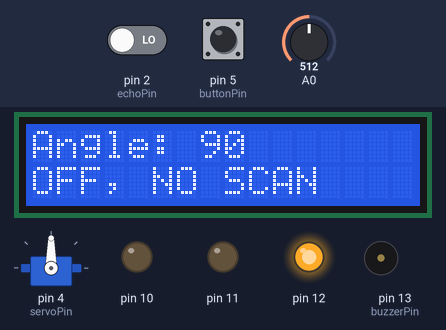
Simulated run of this sketch. Board: Arduino Mega 2560, built with avr-gcc and run on an emulated ATmega2560. Parts: 16×2 character LCD, servo, output pins drawn as LEDs (lit = HIGH), buzzer (waves = sounding, pin HIGH). The inputs (shaded band) are chosen by the test bench; at power-on: pin 5 (buttonPin) HIGH, A0 = 512, pin 2 (echoPin) LOW. The local clock reads 2024-03-15 10:24:30 at power-on unless the sketch sets it; pins used as bus, display or sensor lines are not drawn; what the sketch prints to the serial monitor is not drawn.

Above: at 1.2 s.
1.3 s: pin 5 (buttonPin) pulled LOW for 0.15 s
At 2.4 s:
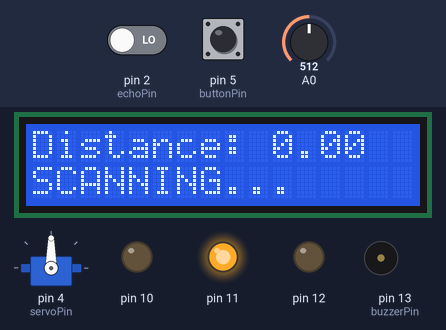
2.9 s: pin 5 (buttonPin) pulled LOW for 1 s
At 3.9 s:
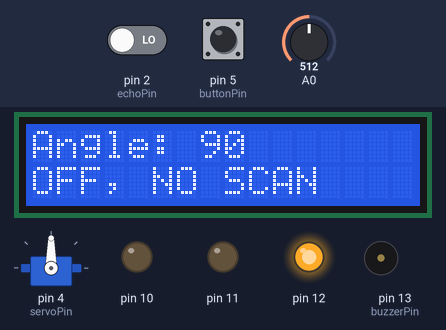
5.4 s: A0 set to 716
At 6.2 s:
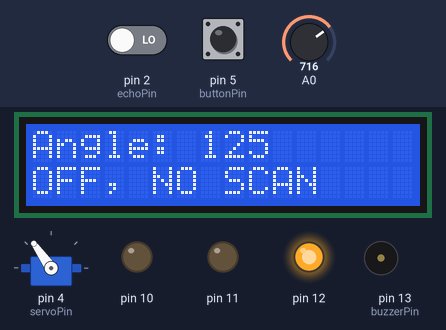
6.9 s: A0 set to 900
At 7.5 s:
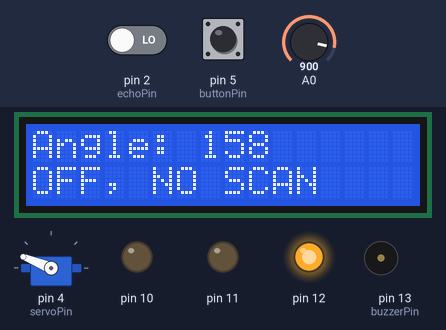
8.4 s: A0 set to 1023
At 9.6 s:
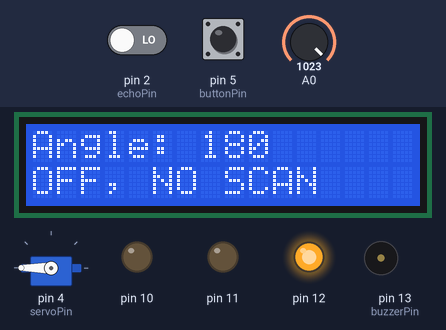
9.9 s: A0 set to 306
At 10.8 s:
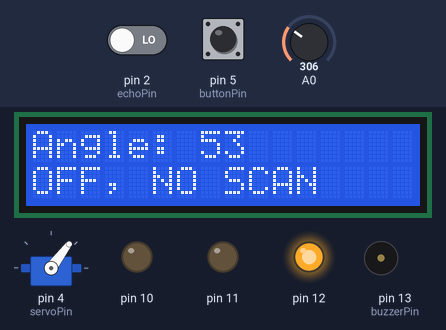
Timing chart, 0 to 12.4 s (numbered marks = the images above; inputs shaded):
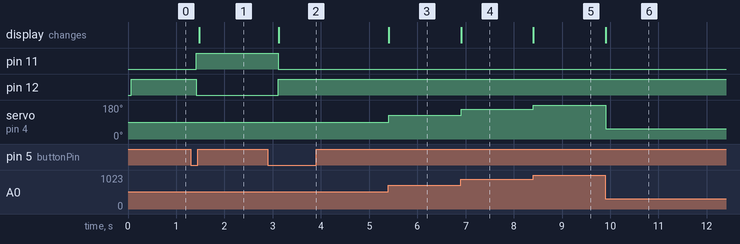

Measured:
- after the input at 1.3 s, pin 11: LOW → HIGH after 0.12 s; pin 12: HIGH → LOW after 0.12 s; the display: changes after 0.18 s (image 1)
- after the input at 2.9 s, pin 11: HIGH → LOW after 0.22 s; pin 12: LOW → HIGH after 0.22 s; the display: changes after 0.22 s (image 2)
- after the input at 5.4 s, servo on pin 4 (servoPin): 90° → 125° at once; the display: changes at once (image 3)
- after the input at 6.9 s, servo on pin 4 (servoPin): 125° → 158° at once; the display: changes at once (image 4)
- after the input at 8.4 s, servo on pin 4 (servoPin): 158° → 180° at once; the display: changes at once (image 5)
- after the input at 9.9 s, servo on pin 4 (servoPin): 180° → 53° at once; the display: changes at once (image 6)

The sketch:

main.ino
```cpp
// Miles Rasmussen
// Kyle Kaiser

#include <LiquidCrystal.h>
#include <Servo.h>
#include <Wire.h>
#include <RTClib.h>


/* HARDWARE REGISTERS */
#define OUTPUT 1
#define INPUT 0
#define HIGH 1
#define LOW 0

#define RDA 0x80
#define TBE 0x20
#define DEBOUNCE_TICKS 40

volatile unsigned char *myUCSR0A = (unsigned char *)0x00C0;
volatile unsigned char *myUCSR0B = (unsigned char *)0x00C1;
volatile unsigned char *myUCSR0C = (unsigned char *)0x00C2;
volatile unsigned int *myUBRR0 = (unsigned int *)0x00C4;
volatile unsigned char *myUDR0 = (unsigned char *)0x00C6;

volatile unsigned char *my_ADMUX = (unsigned char *)0x7C;
volatile unsigned char *my_ADCSRB = (unsigned char *)0x7B;
volatile unsigned char *my_ADCSRA = (unsigned char *)0x7A;
volatile unsigned int *my_ADC_DATA = (unsigned int *)0x78;

volatile unsigned char *my_DDRB = (unsigned char *)0x24;
volatile unsigned char *my_PORTB = (unsigned char *)0x25;
volatile unsigned char *my_PINB = (unsigned char *)0x23;

volatile unsigned char *my_DDRD = (unsigned char *)0x2A;
volatile unsigned char *my_PORTD = (unsigned char *)0x2B;
volatile unsigned char *my_PIND = (unsigned char *)0x29;

volatile unsigned char *my_DDRE = (unsigned char *)0x2D;   // DDRE
volatile unsigned char *my_PORTE = (unsigned char *)0x2E;  // PORTE
volatile unsigned char *my_PINE = (unsigned char *)0x2C;   // PINE

volatile unsigned char *my_DDRG = (unsigned char *)0x33;   // DDRG
volatile unsigned char *my_PORTG = (unsigned char *)0x34;  // PORTG
volatile unsigned char *my_PING = (unsigned char *)0x32;   // PING

/*TIMER Pointers*/ //using timer2 because servo library uses timer1
volatile unsigned char *my_TCCR2A = (unsigned char *)0xB0;
volatile unsigned char *my_TCCR2B = (unsigned char *)0xB1;
volatile unsigned char *my_TIMSK2 = (unsigned char *)0x70;
volatile unsigned char *my_OCR2A  = (unsigned char *)0xB3;


/* CONSTANTS */
const int trigPin = 3;
const int echoPin = 2;
const int servoPin = 4;
const int potPin = 0;

const int scanLED = 11;    //yellow
const int offLED = 12;     //blue
const int detectLED = 10;  //green

const int buzzerPin = 13;

const int buttonPin = 5;

//millis
unsigned long lastPrint = 0;
static unsigned long lastUpdate = 0;

//servo globals for rotateServo()
unsigned long lastServoUpdate = 0;
const unsigned long servoDelay = 15;  //to replace delay(15) with just millis()

//loop delay interval
unsigned long lastLoopUpdate = 0;       // tracks last update time
const unsigned long loopInterval = 50;  // 50ms interval instead of delay()

//button
volatile bool buttonEvent = false;
volatile bool buttonStableState = HIGH;
volatile bool lastButtonSample = HIGH;
volatile unsigned int debounceCounter = 0;

//create servo obj
Servo myservo;
int lastAngle = -1;

//create rtc object
RTC_DS3231 rtc;

//mapping the lcd
LiquidCrystal lcd(47, 45, 43, 41, 39, 37);

//STATE enum
enum DeviceState { OFF,
                   SCAN,
                   DETECT };
//default states to off for
DeviceState currentState = OFF;  //default to off
DeviceState lastState = OFF;     //default to off


/* MAIN FUNCTIONS */
void setup() {
  U0init(9600);
  adc_init();

  //button ISR setup
  myPinMode(buttonPin, INPUT);
  *my_PORTE |= (1 << 3);  //pull-up enabled

  setupButtonTimer();
  sei();


  //setup rtc for timestamps
  Wire.begin();
  if (!rtc.begin()) {
    U0println("RTC not found!");
    while (1)
      ;
  }
  rtc.adjust(DateTime(F(__DATE__), F(__TIME__)));  //updates current time

  myPinMode(scanLED, OUTPUT);
  myPinMode(detectLED, OUTPUT);
  myPinMode(offLED, OUTPUT);
  myPinMode(buzzerPin, OUTPUT);

  myPinMode(trigPin, OUTPUT);
  myPinMode(echoPin, INPUT);

  myDigitalWrite(scanLED, LOW);
  myDigitalWrite(detectLED, LOW);
  myDigitalWrite(offLED, LOW);
  myDigitalWrite(buzzerPin, LOW);

  lcd.begin(16, 2);

  myservo.attach(servoPin);
  rotateServo();
}

void loop() {
  //button isr
  bool buttonClicked = false;

  if (buttonEvent) {
    buttonClicked = true;
    buttonEvent = false;
  }

  switch (currentState) {
    case OFF:
      {
        //leds
        myDigitalWrite(scanLED, LOW);
        myDigitalWrite(detectLED, LOW);
        myDigitalWrite(offLED, HIGH);
        myDigitalWrite(buzzerPin, LOW);

        //rotates servo
        rotateServo();

        //dispaly angle on first row
        lcd.setCursor(0, 0);
        lcd.print("Angle: ");
        lcd.print(lastAngle);
        //fill rest of row with spaces
        lcd.print("        ");  //enough spaces to fill 16 chars

        //sets status in second row
        lcd.setCursor(0, 1);
        lcd.print("OFF, NO SCAN    ");  //pad with spaces to clear row

        if (buttonClicked) {
          currentState = SCAN;
          logMessage("Button clicked, transitioning into scan, locking servo");
        }
        break;
      }

    case SCAN:
      {

        myDigitalWrite(scanLED, HIGH);
        myDigitalWrite(detectLED, LOW);
        myDigitalWrite(offLED, LOW);
        myDigitalWrite(buzzerPin, LOW);

        float distance = getDistance();


        lcd.setCursor(0, 0);
        lcd.print("Distance: ");
        lcd.print(distance, 2);  //print to 2 dec accuracy
        lcd.print("     ");      //pad with spaces to clear row


        lcd.setCursor(0, 1);
        lcd.print("SCANNING...     ");

        if (distance > 0 && distance <= 1.0) {
          currentState = DETECT;
          logMessage("Moved within 1ft of scanner, detected");
        }

        if (buttonClicked) {
          currentState = OFF;
          logMessage("Button pressed, turning sonar off, able to rotate servo");
        }
        break;
      }

    case DETECT:
      {

        myDigitalWrite(scanLED, LOW);
        myDigitalWrite(detectLED, HIGH);
        myDigitalWrite(offLED, LOW);
        myDigitalWrite(buzzerPin, HIGH);

        float distance = getDistance();


        lcd.setCursor(0, 0);
        lcd.print("Distance: ");
        lcd.print(distance, 2);
        lcd.print("     ");  //pad to clear


        lcd.setCursor(0, 1);
        lcd.print("DETECTED!       ");  //pad to clear

        if (distance > 1.0) {
          currentState = SCAN;
          logMessage("Moved outside 1ft, scanning");
        }

        if (buttonClicked) {
          currentState = OFF;
          logMessage("Button pressed, turning sonar off, able to rotate servo");
        }
        break;
      }
  }

  // non-blocking loop interval
  if (millis() - lastLoopUpdate >= loopInterval) {
    lastLoopUpdate = millis();
  }
}


/* HELPER FUNCTIONS */
bool rotateServo() {
  int val = adc_read(potPin);
  int angle = map(val, 0, 1023, 0, 180);

  //use millis() instead of delay() so program doesnt pause on rotate
  unsigned long now = millis();
  if (angle != lastAngle && (now - lastServoUpdate >= 15)) {
    myservo.write(angle);
    lastAngle = angle;
    lastServoUpdate = now;  //update var
    return true;
  }
  return false;
}

//distance helper function
float getDistance() {
  myDigitalWrite(trigPin, LOW);
  delayMicroseconds(2);
  myDigitalWrite(trigPin, HIGH);
  delayMicroseconds(10);
  myDigitalWrite(trigPin, LOW);

  float duration = myPulseIn(echoPin, HIGH, 60000);
  return (duration * 0.001125) / 2;
}


/* GIPO */
void U0init(unsigned long U0baud) {
  unsigned long FCPU = 16000000;
  unsigned int tbaud;
  tbaud = (FCPU / 16 / U0baud - 1);
  *myUCSR0A = 0x20;
  *myUCSR0B = 0x18;
  *myUCSR0C = 0x06;
  *myUBRR0 = tbaud;
}

void U0putchar(unsigned char U0pdata) {
  while (!(*myUCSR0A & TBE))
    ;

  *myUDR0 = U0pdata;
}

//print function that uses the previous U0putchar to make strings
void U0println(const char *s) {
  while (*s) {
    U0putchar(*s);
    s++;
  }
  U0putchar('\n');
}

void debugPrint(const char *msg) {
  if (millis() - lastPrint >= 300) {  // print every 300ms max
    U0println(msg);
    lastPrint = millis();
  }
}


/* CUSTOM digitalWrite / pinMode */

void myPinMode(uint8_t pin, uint8_t mode) {
  // take what pin number given, find the right DDR and set to either 0 or 1
  switch (pin) {
    case 2:  // PE4
      if (mode) *my_DDRE |= (1 << 4);
      else *my_DDRE &= ~(1 << 4);
      break;

    case 3:  // PE5
      if (mode) *my_DDRE |= (1 << 5);
      else *my_DDRE &= ~(1 << 5);
      break;

    case 4:  // PG5
      if (mode) *my_DDRG |= (1 << 5);
      else *my_DDRG &= ~(1 << 5);
      break;

    case 5:  // PE3
      if (mode) *my_DDRE |= (1 << 3);
      else *my_DDRE &= ~(1 << 3);
      break;

    case 10:  // PB4
      if (mode) *my_DDRB |= (1 << 4);
      else *my_DDRB &= ~(1 << 4);
      break;

    case 11:  // PB5
      if (mode) *my_DDRB |= (1 << 5);
      else *my_DDRB &= ~(1 << 5);
      break;

    case 12:  // PB6
      if (mode) *my_DDRB |= (1 << 6);
      else *my_DDRB &= ~(1 << 6);
      break;

    case 13:  // PB7
      if (mode) *my_DDRB |= (1 << 7);
      else *my_DDRB &= ~(1 << 7);
      break;
  }
}

void myDigitalWrite(uint8_t pin, uint8_t val) {
  // take what pin number given, find the right port and set to either 0 or 1
  switch (pin) {
    case 2:
      if (val) *my_PORTE |= (1 << 4);
      else *my_PORTE &= ~(1 << 4);
      break;

    case 3:
      if (val) *my_PORTE |= (1 << 5);
      else *my_PORTE &= ~(1 << 5);
      break;

    case 4:
      if (val) *my_PORTG |= (1 << 5);
      else *my_PORTG &= ~(1 << 5);
      break;

    case 5:
      if (val) *my_PORTE |= (1 << 3);
      else *my_PORTE &= ~(1 << 3);
      break;

    case 10:
      if (val) *my_PORTB |= (1 << 4);
      else *my_PORTB &= ~(1 << 4);
      break;

    case 11:
      if (val) *my_PORTB |= (1 << 5);
      else *my_PORTB &= ~(1 << 5);
      break;

    case 12:
      if (val) *my_PORTB |= (1 << 6);
      else *my_PORTB &= ~(1 << 6);
      break;

    case 13:
      if (val) *my_PORTB |= (1 << 7);
      else *my_PORTB &= ~(1 << 7);
      break;
  }
}

uint8_t myDigitalRead(uint8_t pin) {
  switch (pin) {
    case 2: return (*my_PINE & (1 << 4)) ? HIGH : LOW;
    case 3: return (*my_PINE & (1 << 5)) ? HIGH : LOW;
    case 4: return (*my_PING & (1 << 5)) ? HIGH : LOW;
    case 5: return (*my_PINE & (1 << 3)) ? HIGH : LOW;

    case 10: return (*my_PINB & (1 << 4)) ? HIGH : LOW;
    case 11: return (*my_PINB & (1 << 5)) ? HIGH : LOW;
    case 12: return (*my_PINB & (1 << 6)) ? HIGH : LOW;
    case 13: return (*my_PINB & (1 << 7)) ? HIGH : LOW;
  }
  return LOW;
}

// //button helper function for debounce with millis()
// bool checkButton() {
//   bool reading = myDigitalRead(buttonPin);
//   unsigned long now = millis();

//   // If button changed state
//   if (reading != lastButtonState) {
//     lastButtonTime = now;  // reset debounce timer
//   }

//   // Only consider the press if it’s stable past debounce time
//   if ((now - lastButtonTime) > buttonDebounce) {
//     if (reading == HIGH && !buttonPressed) {
//       buttonPressed = true;  // single press detected
//       lastButtonState = reading;
//       return true;
//     } else if (reading == LOW) {
//       buttonPressed = false;  // release detected
//     }
//   }

//   lastButtonState = reading;
//   return false;
// }

/* ANALOG READ */
/* ANALOG READ */
void adc_init() {
  // setup the A register
  // set bit   7 to 1 to enable the ADC
  *my_ADCSRA |= 0x80;

  // clear bit 6 to 0 to disable the ADC trigger mode
  *my_ADCSRA &= ~0x40;

  // clear bit 5 to 0 to disable the ADC interrupt
  *my_ADCSRA &= ~0x08;

  // clear bit 0-2 to 0 to set prescaler selection to slow reading
  *my_ADCSRA &= ~0x07;

  // setup the B register
  // clear bit 3 to 0 to reset the channel and gain bits
  *my_ADCSRB &= ~0x08;

  // clear bit 2-0 to 0 to set free running mode
  *my_ADCSRB &= ~0x07;

  // setup the MUX Register
  // clear bit 7 to 0 for AVCC analog reference
  *my_ADMUX &= ~0x80;

  // set bit 6 to 1 for AVCC analog reference
  *my_ADMUX |= 0x40;

  // clear bit 5 to 0 for right adjust result
  *my_ADMUX &= ~0x20;

  // clear bit 4-0 to 0 to reset the channel and gain bits
  *my_ADMUX &= ~0x1F;
}
unsigned int adc_read(unsigned char adc_channel_num)  //work with channel 0
{
  // clear the channel selection bits (MUX 4:0)
  *my_ADMUX &= ~0x1F;

  // clear the channel selection bits (MUX 5) hint: it's not in the ADMUX register
  *my_ADCSRB &= ~0x08;

  // set the channel selection bits for channel 0
  *my_ADMUX |= adc_channel_num;

  // set bit 6 of ADCSRA to 1 to start a conversion
  *my_ADCSRA |= 0x40;

  // wait for the conversion to complete
  while ((*my_ADCSRA & 0x40) != 0)
    ;

  // return the result in the ADC data register and format the data based on right justification (check the lecture slide)
  unsigned int val = *my_ADC_DATA;
  return val;
}

//pulseIn to work with getDistance() and myDigitalRead()
unsigned long myPulseIn(uint8_t pin, uint8_t state, unsigned long timeout) {
  unsigned long start = micros();

  //waits for pin to read a certain state
  while (myDigitalRead(pin) != state) {
    if (micros() - start > timeout) return 0;
  }

  unsigned long pulseStart = micros();

  //wait for pin to leave state
  while (myDigitalRead(pin) == state) {
    if (micros() - pulseStart > timeout) return 0;
  }

  return micros() - pulseStart;
}

/* --- RTC TIMESTAMP LOGGING --- */
void twoDigitStr(int num, char *buf) {
  buf[0] = '0' + num / 10;
  buf[1] = '0' + num % 10;
  buf[2] = 0;
}

void printTimestamp() {
  DateTime now = rtc.now();
  char buf[3];

  U0putchar('[');

  //hour
  twoDigitStr(now.hour(), buf);
  U0putchar(buf[0]);
  U0putchar(buf[1]);
  U0putchar(':');

  //minutes
  twoDigitStr(now.minute(), buf);
  U0putchar(buf[0]);
  U0putchar(buf[1]);
  U0putchar(':');

  //seconds
  twoDigitStr(now.second(), buf);
  U0putchar(buf[0]);
  U0putchar(buf[1]);

  U0putchar(']');
  U0putchar(' ');
}

//prints message with timestamp
void logMessage(const char *msg) {
  printTimestamp();
  U0println(msg);
}

/*Button ISR*/
void setupButtonTimer()
{
  *my_TCCR2A = (1 << 1);
  *my_TCCR2B = 0x00;
  *my_OCR2A = 124; //5ms
  *my_TIMSK2 |= (1 << 1); //enable interrupts
  *my_TCCR2B |= (1 << 2) | (1 << 0); //128 prescaler
}


//CTC ISR
ISR(TIMER2_COMPA_vect)
{
  bool sample = myDigitalRead(buttonPin);

  if (sample == lastButtonSample)
  {
    if (debounceCounter < DEBOUNCE_TICKS)
      debounceCounter++;
    else
    {
      if (sample != buttonStableState)
      {
        buttonStableState = sample;
        if (buttonStableState == LOW)
          buttonEvent = true;
      }
    }
  }
  else
  {
    debounceCounter = 0;
  }

  lastButtonSample = sample;
}
```
